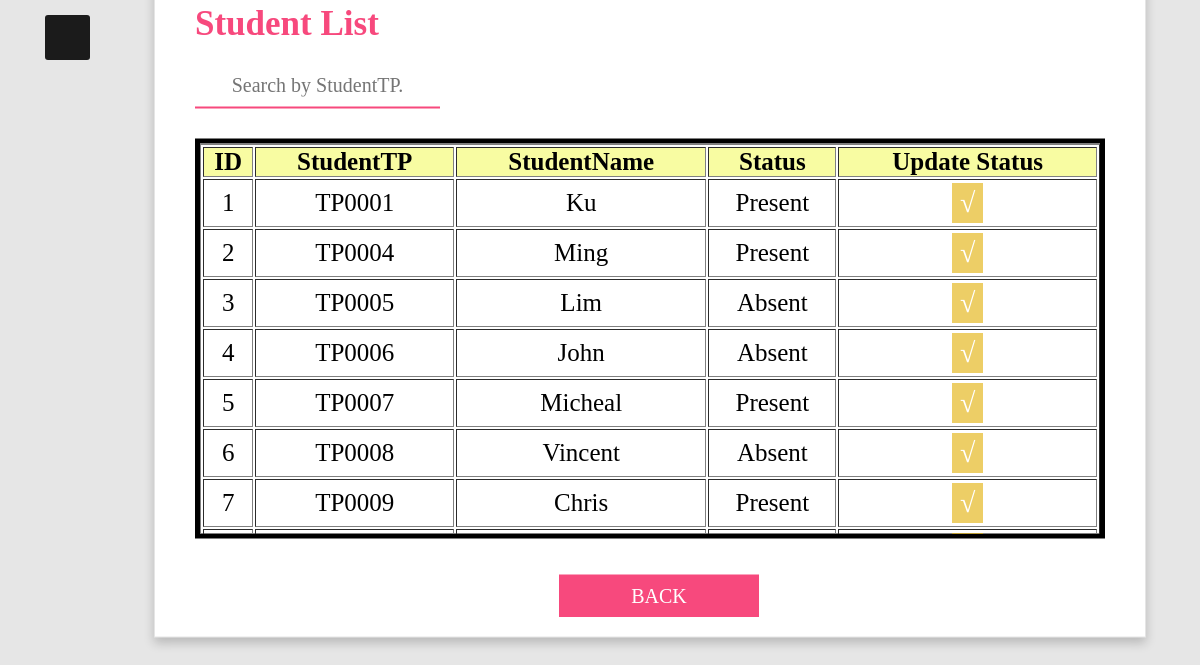
The page /lecturer/attendance/student_list.php?AttendanceID=76 (signed in) on the database its author committed.
### tables this page shows
CREATE TABLE IF NOT EXISTS `attendance_detail` (
  `ID` int NOT NULL AUTO_INCREMENT,
  `StudentTP` varchar(255) NOT NULL,
  `Attend_Status` varchar(255) NOT NULL,
  `AttendanceID` int NOT NULL,
  PRIMARY KEY (`ID`)
);

CREATE TABLE IF NOT EXISTS `student` (
  `StudentTP` varchar(25) NOT NULL,
  `StudentName` varchar(255) NOT NULL,
  `Password` varchar(255) NOT NULL,
  `CourseID` varchar(255) NOT NULL,
  PRIMARY KEY (`StudentTP`)
);

### lecturer/attendance/student_list.php (the view, shortened to what this page needs)
  <?php
	$AttendanceID = isset($_GET['AttendanceID']) ? $_GET['AttendanceID'] : '';
?>
<!DOCTYPE html>
<html>
	<head>
		<link rel = "stylesheet" href ="../lecturer.css">
	</head>
	<body>
		<div class ="btn">
			<span class ="fas fa-bars"></span>
		</div>
		<div class = "box">
			<h2>Student List</h2>
			<input type="text" style="width:auto" id="SearchBoxTP" onkeyup="SearchTP()" placeholder="Search by StudentTP." title="Type in a name">
			<div class="scroll-table">
				<table border = 1 style = 'text-align: center; width: 900px; font-size:25px;' id="Student_List">
				<tr bgcolor = 'f8fca2'>
					<th>ID</th>
					<th>StudentTP</th>
					<th>StudentName</th>
					<th>Status</th>
					<th>Update Status</th>
				</tr>
				<?php
				$sql = "Select * from attendance_detail inner join attendance on attendance_detail.AttendanceID = attendance.AttendanceID inner join class on class.ClassID = attendance.ClassID inner join student on student.StudentTP = attendance_detail.StudentTP WHERE attendance_detail.AttendanceID = '".$AttendanceID."' ORDER BY attendance_detail.StudentTP ASC";
				$result = $conn ->query($sql);
				if (!empty($result) && $result->num_rows > 0) {
					for ($i = 0; $i < mysqli_num_rows($result); $i++){
						$row  = mysqli_fetch_assoc($result);
						$ID = 1 + $i ;
						echo '<tr>';
						echo '<td>'.$ID.'</td>';
						echo '<td>'.$row['StudentTP'].'</td>';
						echo '<td>'.$row['StudentName'].'</td>';
						echo '<td>'.$row['Attend_Status'].'</td>';
						echo '<td><a href = "update_attendance_list.php?ID='.$row['ID'].'"><button class = "editbutton">√</button></a></td>';
						echo '</tr>';
					}
				}
				?>
			</table>
			</div>
			<br><br>
			<input type="button" style='font-size: 20px; width: 200px; margin-left:40%;' value="Back" onclick="window.location ='attendance_home.php';">
		</div>
	</body>
</html>

### lecturer/lecturer.css (style rules this page uses)
* { margin: 0; padding: 0; user-select: none; box-sizing: border-box; font-family: 'Poppins', 'sans serif'; }
body { margin: 0; padding: 0; font-family: sans-serif; background-color: #e6e6e6; background-repeat: no-repeat; background-size: cover; }
.btn { position: absolute; z-index: 3; top: 15px; left: 45px; height: 45px; width: 45px; text-align: center; background: #1b1b1b; border-radius: 3px; cursor: pointer; transition: left 0.4s ease; }
.btn span { color: white; font-size: 30px; line-height: 45px; }
.box { position: absolute; z-index: 2; left: 50%; transform: translate(-50%,-50%); width: auto; height: auto; max-height:675px; background: #fff; padding: 40px; margin: 50px; box-sizing: border-box; border: 1px solid rgba(0,0,0,.1); box-shadow: 0 5px 10px rgba(0,0,0,.2); margin-top: 25%; }
.box h2 { margin: 0 0 20px; padding: 0; color: #f7497d; text-transform: capitalize; font-size: 35px; }
.box input { padding: 10px 0; margin-bottom: 30px; width: 100%; max-width: 500px; font-size: 20px; justify-content: center; box-sizing: border-box; box-shadow: none; outline: none; border: none; border-bottom: 2px solid #999; font-size: 20px; text-align: center; }
.box input[type ="button"] { width: 50%; border-bottom: none; cursor: pointer; background: #f7497d; color: #fff; margin-bottom: 0; text-transform: uppercase; margin-left:25%; }
.box input:focus, .box textarea:focus, .box input:valid, .box textarea:valid { border-bottom: 2px solid #f7497d; }
.scroll-table { overflow-y: auto; height:auto; max-height:400px; width: 100%; border-color: black; border-style: solid ; border: 5px solid black; }
.editbutton { background-color: #E1AD01; border: none; color: white; padding: 4px 8px; text-align: center; font-size: 28px; margin: 3px 2px; opacity: 0.6; transition: 0.3s; display: inline-block; text-decoration: none; cursor: pointer; }

### rows shown on the page
attendance_detail: ID "1", student.StudentTP "TP0001", student.StudentName "Ku", Attend_Status "Present"
attendance_detail: ID "2", student.StudentTP "TP0004", student.StudentName "Ming", Attend_Status "Present"
attendance_detail: ID "3", student.StudentTP "TP0005", student.StudentName "Lim", Attend_Status "Absent"
attendance_detail: ID "4", student.StudentTP "TP0006", student.StudentName "John", Attend_Status "Absent"
attendance_detail: ID "5", student.StudentTP "TP0007", student.StudentName "Micheal", Attend_Status "Present"
attendance_detail: ID "6", student.StudentTP "TP0008", student.StudentName "Vincent", Attend_Status "Absent"
attendance_detail: ID "7", student.StudentTP "TP0009", student.StudentName "Chris", Attend_Status "Present"
